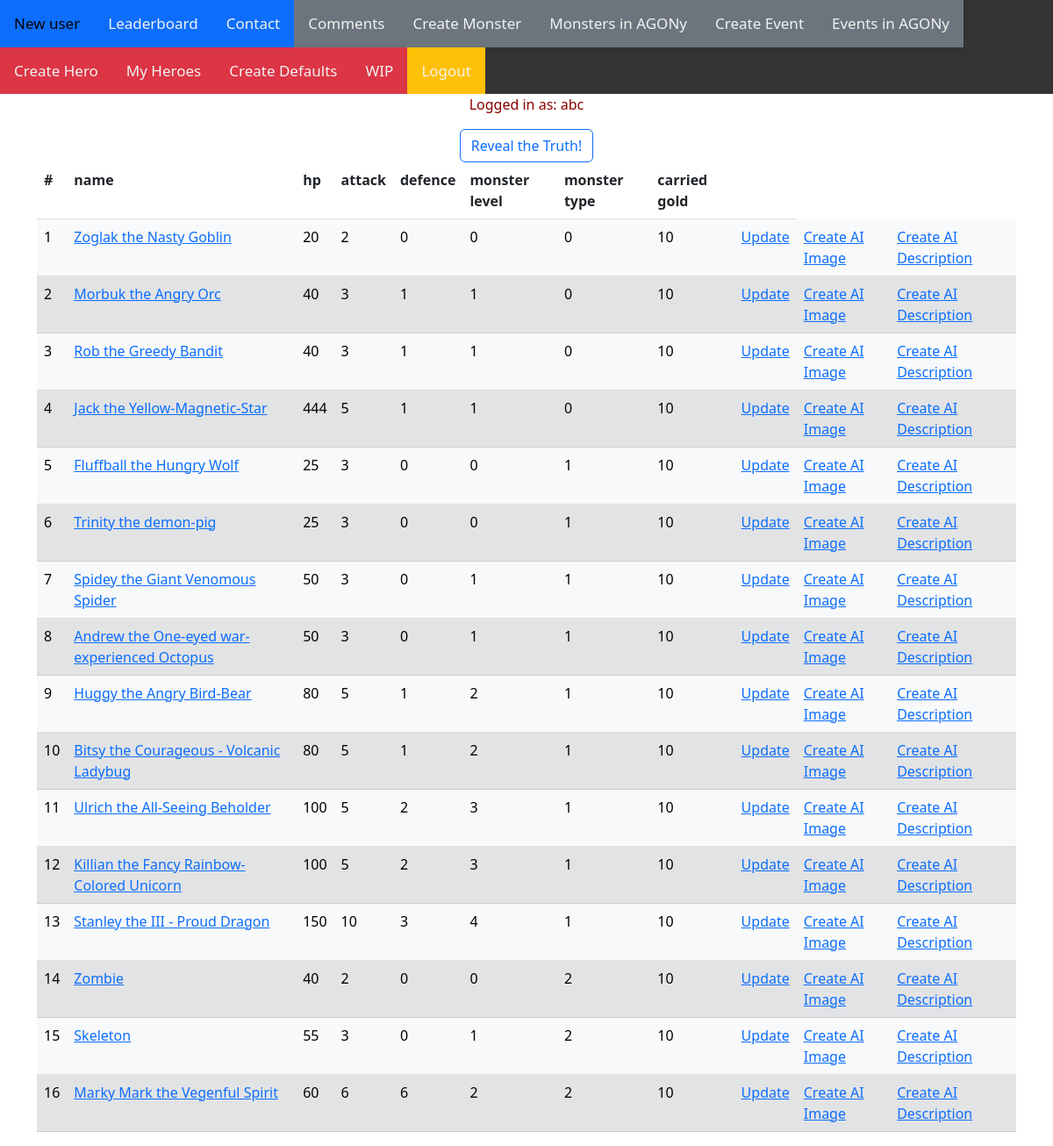
Page /AGONy_all_monsters/ (signed in) on the committed database.
### AGONy/models.py (models this page shows, shortened)
class Monster(models.Model):
    CREATURE_TYPE = [
        (0, "Human"),
        (1, "Wildlife"),
        (2, "Undead"),
    ]
    CREATURE_LEVEL = [
        (0, 1),
        (1, 2),
        (2, 3),
        (3, 4),
        (4, 5),
    ]
    name = models.CharField(max_length=50)
    hp = models.IntegerField(default=20)
    attack = models.IntegerField(default=2)
    defence = models.IntegerField(default=2)
    monster_level = models.IntegerField(choices=CREATURE_LEVEL, default=0)
    monster_type = models.IntegerField(choices=CREATURE_TYPE, default=0)
    description = models.TextField(blank=True)
    monsters_gold = models.IntegerField(default=randint(5, 10))
    monster_monster_image = models.ManyToManyField(MonsterImage, through='MonsterMonsterImage', blank=True, null=True)
    monster_AI_description = models.ForeignKey(MonsterAIDescription, on_delete=models.CASCADE, blank=True, null=True)

### AGONy/views.py (the view)
# urls.py: path('AGONy_all_monsters/', MonstersInAgonyList.as_view(), name='AGONy_monster_list'),
class MonstersInAgonyList(LoginRequiredMixin, ListView):
    message = """
    Let's see what wonderful creatures await us! Wait, why did it bite my leg off?
    Is this blood? Get a cleric, quick!
    """
    model = Monster
    template_name = 'agony_monster_list.html'

### templates/agony_monster_list.html
{% extends 'agony_base.html' %}
{% block content %}
    <table class="table">
        <tr>
            <th>#</th>
            <th>name</th>
            <th>hp</th>
            <th>attack</th>
            <th>defence</th>
            <th>monster level</th>
            <th>monster type</th>
            <th>carried gold</th>
            <th></th>
        </tr>
        {% for monster in object_list %}
            <tr class="{% cycle 'table-light' 'table-secondary'%}">
                <td>{{ forloop.counter }}</td>
                <td><a href="{% url 'AGONy_detail_monster' monster.id %}">{{ monster.name }}</a></td>
                <td>{{ monster.hp }}</td>
                <td>{{ monster.attack }}</td>
                <td>{{ monster.defence }}</td>
                <td>{{ monster.monster_level }}</td>
                <td>{{ monster.monster_type }}</td>
                <td>{{ monster.monsters_gold }}</td>
                <td><a href="{% url 'AGONy_update_monster' monster.id %}">Update</a></td>
                <td><a href="{% url 'AGONy_create_monsters_image_AI' monster.id %}">Create AI Image</a></td>
                <td><a href="{% url 'AGONy_create_monsters_description' monster.id %}">Create AI Description</a></td>
            </tr>
        {% endfor %}
    </table>
{% endblock %}

### templates/agony_base.html (shortened to what this page needs)
{% load static %}
<!doctype html>
<html lang="en">
<head>
    <link href="{% static 'bootstrap-5.2.2-dist/css/bootstrap.css' %}" rel="stylesheet">
    <link href="{% static 'my_nav_bar.css' %}" rel="stylesheet">
</head>
<body style="background-image: url('{% static "dungeon_entrance_2.jpg" %}'); background-position: center ; background-repeat: no-repeat; background-size: 1200px 900px">
<div class="topnav">
    <a class="bg-primary" href="{% url 'AGONy_create_user' %}"> New user</a>
    <a class="bg-primary" href="{% url 'AGONy_hero_list' %}">Leaderboard</a>
    <a class="bg-primary" href="{% url 'AGONy_contact' %}">Contact</a>
    {% if user.is_authenticated %}
    <a class="bg-secondary" href="{% url 'AGONy_comment_list' %}">Comments</a>
    <a class="bg-secondary" href="{% url 'AGONy_create_monster' %}">Create Monster</a>
    <a class="bg-secondary" href="{% url 'AGONy_monster_list' %}">Monsters in AGONy</a>
    <a class="bg-secondary" href="{% url 'AGONy_create_event' %}">Create Event</a>
    <a class="bg-secondary" href="{% url 'AGONy_event_list' %}">Events in AGONy</a>
    {% endif %}
    {% if user.is_authenticated %}
        <a class="bg-danger" href="{% url 'AGONy_create_hero' %}"> Create Hero</a>
        <a class="bg-danger" href="{% url 'AGONy_my_hero_list' %}">My Heroes</a>
        <a class="bg-danger" href="{% url 'AGONy_create_defaults' %}">Create Defaults</a>
        <a class="bg-danger" href="{% url 'AGONy_WIP' %}"> WIP </a>
        <a class="bg-warning" href="{% url 'AGONy_logout' %}">Logout</a>
    {% else %}
        <a class="bg-warning" href="{% url 'AGONy_login' %}">Login</a>
    {% endif %}
</div>
<div class="container" style="color: darkred" align="center">
    {%  if user.is_authenticated %}
        <p>Logged in as: {{ user.username }}</p>
    {% endif %}
    <div class="btn btn-outline-primary" id="Reveal_button" title="Truth will set you free!">Reveal the Truth!</div>
    {% block content %}{% endblock %}
</div>
</body>
</html>

### AGONy/static/my_nav_bar.css (style rules this page uses)
.topnav { overflow: hidden; background-color: #333; }
.topnav a { float: left; color: #f2f2f2; text-align: center; padding: 14px 16px; text-decoration: none; font-size: 17px; }

### rows in the picture
Monster: name "Zoglak the Nasty Goblin", hp "20", attack "2", defence "0", monster_level "0", monster_type "0", monsters_gold "10"
Monster: name "Morbuk the Angry Orc", hp "40", attack "3", defence "1", monster_level "1", monster_type "0", monsters_gold "10"
Monster: name "Rob the Greedy Bandit", hp "40", attack "3", defence "1", monster_level "1", monster_type "0", monsters_gold "10"
Monster: name "Jack the Yellow-Magnetic-Star", hp "444", attack "5", defence "1", monster_level "1", monster_type "0", monsters_gold "10"
Monster: name "Fluffball the Hungry Wolf", hp "25", attack "3", defence "0", monster_level "0", monster_type "1", monsters_gold "10"
Monster: name "Trinity the demon-pig", hp "25", attack "3", defence "0", monster_level "0", monster_type "1", monsters_gold "10"
Monster: name "Spidey the Giant Venomous Spider", hp "50", attack "3", defence "0", monster_level "1", monster_type "1", monsters_gold "10"
Monster: name "Andrew the One-eyed war-experienced Octopus", hp "50", attack "3", defence "0", monster_level "1", monster_type "1", monsters_gold "10"
Monster: name "Huggy the Angry Bird-Bear", hp "80", attack "5", defence "1", monster_level "2", monster_type "1", monsters_gold "10"
Monster: name "Bitsy the Courageous - Volcanic Ladybug", hp "80", attack "5", defence "1", monster_level "2", monster_type "1", monsters_gold "10"
Monster: name "Ulrich the All-Seeing Beholder", hp "100", attack "5", defence "2", monster_level "3", monster_type "1", monsters_gold "10"
Monster: name "Killian the Fancy Rainbow-Colored Unicorn", hp "100", attack "5", defence "2", monster_level "3", monster_type "1", monsters_gold "10"
Monster: name "Stanley the III - Proud Dragon", hp "150", attack "10", defence "3", monster_level "4", monster_type "1", monsters_gold "10"
Monster: name "Zombie", hp "40", attack "2", defence "0", monster_level "0", monster_type "2", monsters_gold "10"
Monster: name "Skeleton", hp "55", attack "3", defence "0", monster_level "1", monster_type "2", monsters_gold "10"
Monster: name "Marky Mark the Vegenful Spirit", hp "60", attack "6", defence "6", monster_level "2", monster_type "2", monsters_gold "10"

### other values in the picture
{{ user.username }} "abc"
